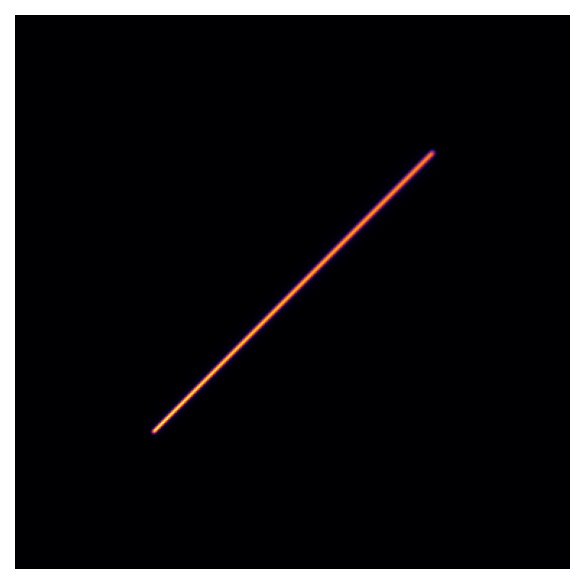

Generate this figure with Python:
import matplotlib.pyplot as plt
import numpy as np
import lentil

amp = lentil.circle(shape=(256,256), radius=120)

pupil = lentil.Pupil(amplitude=amp, opd=0, pixelscale=1/240,
                     focal_length=10)

trace = [1, 0] 
dispersion = [3e-4, 550e-9]
dispersive_element = lentil.DispersiveTilt(trace=trace, dispersion=dispersion)


shape = (128,128)
oversample = 3
out = np.zeros((shape[0]*oversample, shape[1]*oversample))

for wave in np.linspace(475, 625, 150):
    w0 = lentil.Wavefront(wavelength=wave*1e-9)
    w1 = w0 * pupil
    w2 = w1 * dispersive_element
    w3 = lentil.propagate_dft(w2, shape=shape, prop_shape=(32, 32), 
                              pixelscale=5.5e-6, oversample=oversample)

    out = w3.insert(out)

fig, ax = plt.subplots()
ax.imshow(out, cmap='inferno')
ax.axis('off')
fig.savefig('dispersion.png', dpi=150, bbox_inches='tight')